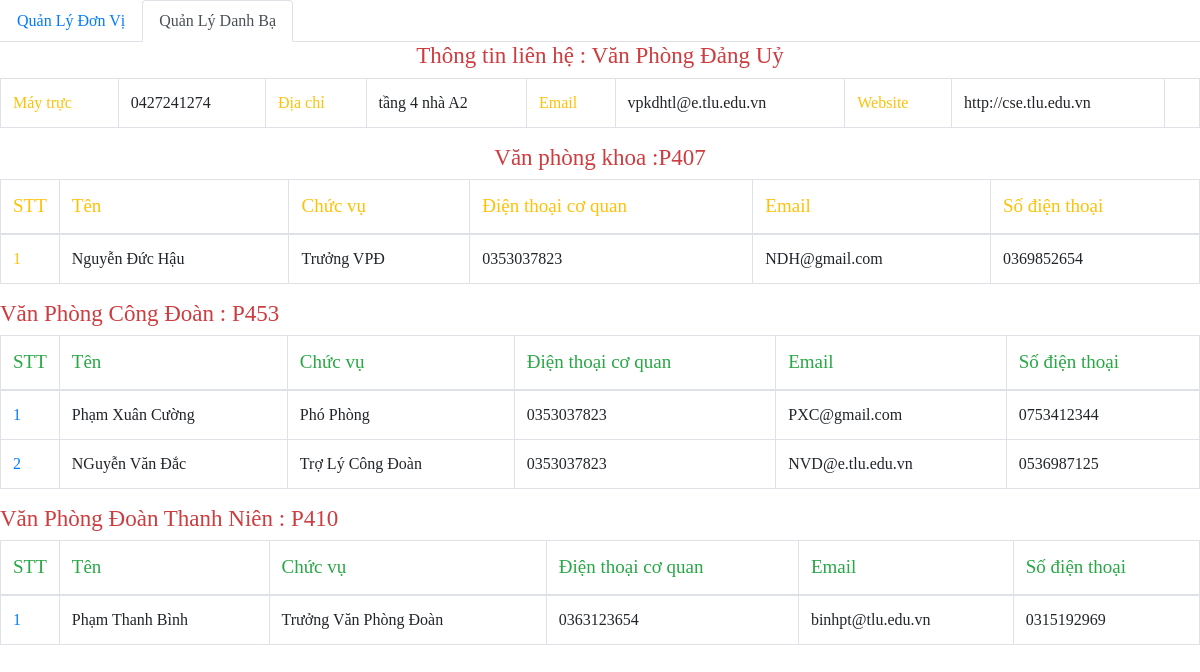
The page /admin/Donvi/Detail.php?id=3 (signed in) on the database its author committed.
### tables this page shows
CREATE TABLE `donvi` (
  `id` int(10) NOT NULL,
  `name` varchar(255) NOT NULL,
  `sophong` varchar(10) NOT NULL,
  `maytruc` int(255) DEFAULT NULL,
  `diachi` varchar(255) DEFAULT NULL,
  `email` varchar(255) DEFAULT NULL,
  `website` varchar(255) DEFAULT NULL,
  `id_child` int(10) DEFAULT NULL
);

CREATE TABLE `canbo` (
  `id` int(11) NOT NULL,
  `name` varchar(255) NOT NULL,
  `thumbnail` varchar(255) NOT NULL,
  `chucvu` varchar(255) NOT NULL,
  `coquan` varchar(255) NOT NULL,
  `email` varchar(255) NOT NULL,
  `sdt` int(11) NOT NULL,
  `id_donvi` int(10) DEFAULT NULL
);

### db/dbhelper.php (called while the page is built, shortened)
<?php
function select_list($sql) {
	$con = mysqli_connect(HOST, USERNAME, PASSWORD, DATABASE);
	$result = mysqli_query($con, $sql);
	$data   = [];
	while ($row = mysqli_fetch_array($result, 1)) {
		$data[] = $row;
	}
	return $data;
}

### admin/Donvi/Detail.php (the view, shortened to what this page needs)
<?php
require_once ('../../db/dbhelper.php');
if (isset($_GET['id'])) {
	$id      = $_GET['id'];
}
?>
<!DOCTYPE html>
<html>
<head>
	<link rel="stylesheet" href="https://maxcdn.bootstrapcdn.com/bootstrap/4.4.1/css/bootstrap.min.css">
	         <link rel="stylesheet" type="text/css" href="Detail.css">
	<link href="https://cdn.jsdelivr.net/npm/summernote@0.8.18/dist/summernote.min.css" rel="stylesheet">
</head>
<body  >
	<ul class="nav nav-tabs">
	  <li class="nav-item">
	    <a class="nav-link" href="index.php">Quản Lý Đơn Vị</a>
	  </li>
	   <li class="nav-item">
	    <a class="nav-link active" href="../Danhba/index.php">Quản Lý Danh Bạ</a>
	  </li>
	</ul>
			<table class="table table-bordered table-hover">
				<tbody>
<?php
$sql          = 'select * from donvi where id =' .$id;
$loginList = select_list($sql);
foreach ($loginList as $item) {
	echo '<tr>
				<td class="text-warning">Máy trực</td>
				<td >0'.$item['maytruc'].'</td>
				<td class="text-warning">Địa chỉ</td>
				<td >'.$item['diachi'].'</td>
				<td class="text-warning">Email</td>
				<td >'.$item['email'].'</td>
				<td class="text-warning">Website</td>
				<td >'.$item['website'].'</td>
				<td ></td>
			</tr>';
}
?>
<h2 class="text-center">Thông tin liên hệ : <?=$item['name']?></h2>
					</tbody>
			</table>
<h2 class="text-center">Văn phòng khoa :<?=$item['sophong']?></h2>
<table class="table table-bordered table-hover">
					<thead>
						<tr>
							<th width="50px" class="text-warning">STT</th>
							<th class="text-warning">Tên </th>
							<th class="text-warning"> Chức vụ</th>
							<th class="text-warning"> Điện thoại cơ quan</th>
							<th class="text-warning"> Email</th>
							<th class="text-warning">Số điện thoại</th>
						</tr>
					</thead>
					<tbody>
<?php
$sql          = 'select * from canbo where id_donvi = ' .$id;
$loginList = select_list($sql);
$index = 1;
foreach ($loginList as $item) {
	echo '<tr>
				<td class="text-warning">'.($index++).'</td>
				<td >'.$item['name'].'</td>
				<td >'.$item['chucvu'].'</td>
				<td >'.$item['coquan'].'</td>
				<td >'.$item['email'].'</td>
				<td >0'.$item['sdt'].'</td>
			</tr>';
}
?>
					</tbody>
</table>
<?php
$sqlid        = 'select * from donvi where id_child = ' .$id;
$listitem 		= select_list($sqlid);
foreach ($listitem as $list) {
	$idcb  = $list['id'];
	?>
<h2 class="">  <?=$list['name']?> : <?=$list['sophong']?></h2>
<table class="table table-bordered table-hover">
					<thead>
						<tr>
							<th width="50px" class="text-success">STT</th>
							<th class="text-success">Tên </th>
							<th class="text-success"> Chức vụ</th>
							<th class="text-success"> Điện thoại cơ quan</th>
							<th class="text-success"> Email</th>
							<th class="text-success">Số điện thoại</th>
						</tr>
					</thead>
					<tbody>
<?php
$sql          = 'select * from canbo where id_donvi = ' .$idcb;
$loginList = select_list($sql);
$index = 1;
foreach ($loginList as $item) {
	echo '<tr>
				<td class="text-primary">'.($index++).'</td>
				<td >'.$item['name'].'</td>
				<td >'.$item['chucvu'].'</td>
				<td >'.$item['coquan'].'</td>
				<td >'.$item['email'].'</td>
				<td >0'.$item['sdt'].'</td>
			</tr>';
}
?>
					</tbody>
				</table>
<?php }  ?>
</body>
</html>

### admin/Donvi/Detail.css (style rules this page uses)
body { overflow-x: hidden; font-family: tahoma; font-size: 16px; }
html { color: #5a5a5a; font-family: vedrana, sans-serif; text-rendering: optimizeLegibility; line-height: 1.8; }
h2 { font-size: 23px; color: #cd3c3f!important; }
th { font-weight: 200; font-size: 19px; }

### rows shown on the page
donvi: maytruc "427241274", diachi "tầng 4 nhà A2", email "vpkdhtl@e.tlu.edu.vn", website "http://cse.tlu.edu.vn", name "Văn Phòng Đảng Uỷ", sophong "P407"
canbo: name "Nguyễn Đức Hậu", chucvu "Trưởng VPĐ", coquan "0353037823", email "NDH@gmail.com", sdt "369852654"
donvi: name "Văn Phòng Công Đoàn", sophong "P453"
canbo: name "Phạm Xuân Cường", chucvu "Phó Phòng", coquan "0353037823", email "PXC@gmail.com", sdt "753412344"
canbo: name "NGuyễn Văn Đắc", chucvu "Trợ Lý Công Đoàn", coquan "0353037823", email "NVD@e.tlu.edu.vn", sdt "536987125"
donvi: name "Văn Phòng Đoàn Thanh Niên", sophong "P410"
canbo: name "Phạm Thanh Bình", chucvu "Trưởng Văn Phòng Đoàn", coquan "0363123654", email "binhpt@tlu.edu.vn", sdt "315192969"
